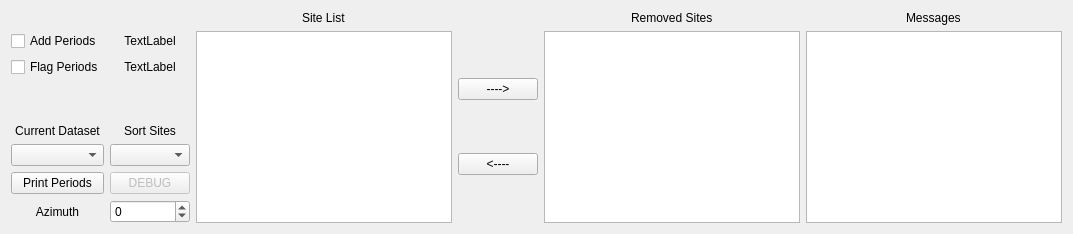
       <widget class="QWidget" name="Data">
        <attribute name="title">
         <string>Data Selection</string>
        </attribute>
        <layout class="QGridLayout" name="gridLayout_14">
         <item row="1" column="0">
          <layout class="QGridLayout" name="gridLayout_10">
           <item row="3" column="3">
            <widget class="QListWidget" name="siteList">
             <property name="sizePolicy">
              <sizepolicy hsizetype="Expanding" vsizetype="MinimumExpanding">
               <horstretch>0</horstretch>
               <verstretch>0</verstretch>
              </sizepolicy>
             </property>
             <property name="statusTip">
              <string extracomment="List of sites in current dataset"/>
             </property>
             <property name="selectionMode">
              <enum>QAbstractItemView::ExtendedSelection</enum>
             </property>
            </widget>
           </item>
           <item row="3" column="5">
            <widget class="QListWidget" name="rmSitesList">
             <property name="sizePolicy">
              <sizepolicy hsizetype="Expanding" vsizetype="MinimumExpanding">
               <horstretch>0</horstretch>
               <verstretch>0</verstretch>
              </sizepolicy>
             </property>
             <property name="toolTip">
              <string comment="a" extracomment="aa"/>
             </property>
             <property name="statusTip">
              <string comment="b" extracomment="bb"/>
             </property>
             <property name="whatsThis">
              <string comment="c" extracomment="cc"/>
             </property>
             <property name="selectionMode">
              <enum>QAbstractItemView::ExtendedSelection</enum>
             </property>
            </widget>
           </item>
           <item row="0" column="7" alignment="Qt::AlignHCenter">
            <widget class="QLabel" name="label_6">
             <property name="text">
              <string>Messages</string>
             </property>
            </widget>
           </item>
           <item row="0" column="5" alignment="Qt::AlignHCenter">
            <widget class="QLabel" name="label_4">
             <property name="text">
              <string>Removed Sites</string>
             </property>
            </widget>
           </item>
           <item row="3" column="7">
            <widget class="QTextEdit" name="debugInfo">
             <property name="enabled">
              <bool>true</bool>
             </property>
             <property name="sizePolicy">
              <sizepolicy hsizetype="Expanding" vsizetype="MinimumExpanding">
               <horstretch>0</horstretch>
               <verstretch>0</verstretch>
              </sizepolicy>
             </property>
             <property name="readOnly">
              <bool>true</bool>
             </property>
             <property name="acceptRichText">
              <bool>false</bool>
             </property>
            </widget>
           </item>
           <item row="3" column="4">
            <layout class="QGridLayout" name="gridLayout_11">
             <item row="1" column="0">
              <widget class="QPushButton" name="removeSites">
               <property name="toolTip">
                <string>Remove highlighted stations (from box on the left)</string>
               </property>
               <property name="text">
                <string>----&gt;</string>
               </property>
              </widget>
             </item>
             <item row="2" column="0">
              <widget class="QPushButton" name="addSites">
               <property name="toolTip">
                <string>Add highlighted stations (from the box on the right)</string>
               </property>
               <property name="text">
                <string>&lt;----</string>
               </property>
              </widget>
             </item>
            </layout>
           </item>
           <item row="0" column="3" alignment="Qt::AlignHCenter">
            <widget class="QLabel" name="label_3">
             <property name="text">
              <string>Site List</string>
             </property>
            </widget>
           </item>
           <item row="3" column="0">
            <layout class="QGridLayout" name="gridLayout_17">
             <item row="0" column="1">
              <widget class="QLabel" name="label_NP_2">
               <property name="text">
                <string>TextLabel</string>
               </property>
               <property name="alignment">
                <set>Qt::AlignCenter</set>
               </property>
              </widget>
             </item>
             <item row="0" column="0">
              <widget class="QCheckBox" name="selectPoints">
               <property name="toolTip">
                <string>Activate period selection. When activated, left click on points to add a period, right click to remove.</string>
               </property>
               <property name="text">
                <string>Add Periods</string>
               </property>
              </widget>
             </item>
             <item row="5" column="1">
              <widget class="QComboBox" name="sortSites">
               <property name="toolTip">
                <string>Sort the list of stations according to location</string>
               </property>
              </widget>
             </item>
             <item row="3" column="1">
              <widget class="QLabel" name="label">
               <property name="text">
                <string>Sort Sites</string>
               </property>
               <property name="alignment">
                <set>Qt::AlignCenter</set>
               </property>
              </widget>
             </item>
             <item row="3" column="0">
              <widget class="QLabel" name="label_8">
               <property name="text">
                <string>Current Dataset</string>
               </property>
               <property name="alignment">
                <set>Qt::AlignCenter</set>
               </property>
              </widget>
             </item>
             <item row="7" column="1">
              <layout class="QVBoxLayout" name="verticalLayout_4">
               <item>
                <widget class="QPushButton" name="DEBUG_BUTTON">
                 <property name="enabled">
                  <bool>false</bool>
                 </property>
                 <property name="text">
                  <string>DEBUG</string>
                 </property>
                </widget>
               </item>
               <item>
                <widget class="QSpinBox" name="azimuthEdit">
                 <property name="toolTip">
                  <string>Rotate data / station locations. Rotates according to 3D rules - i.e., Z/K data are rotated in the opposite direction to station locations. Always sanity check the results of this.</string>
                 </property>
                 <property name="wrapping">
                  <bool>true</bool>
                 </property>
                 <property name="maximum">
                  <number>359</number>
                 </property>
                </widget>
               </item>
              </layout>
             </item>
             <item row="7" column="0">
              <layout class="QVBoxLayout" name="verticalLayout_3">
               <item>
                <widget class="QPushButton" name="printPeriods">
                 <property name="toolTip">
                  <string>Print some diagnostic info about the data periods (will be printed in the box on the right of this tab)</string>
                 </property>
                 <property name="text">
                  <string>Print Periods</string>
                 </property>
                </widget>
               </item>
               <item>
                <widget class="QLabel" name="label_2">
                 <property name="text">
                  <string>Azimuth</string>
                 </property>
                 <property name="alignment">
                  <set>Qt::AlignCenter</set>
                 </property>
                </widget>
               </item>
              </layout>
             </item>
             <item row="5" column="0">
              <widget class="QComboBox" name="currentDataset">
               <property name="toolTip">
                <string>Change the current data set. Note that some options are disabled when viewing multiple data sets.</string>
               </property>
              </widget>
             </item>
             <item row="1" column="0">
              <widget class="QCheckBox" name="selectFlagged">
               <property name="toolTip">
                <string extracomment="Select points on plotted data to flag (remove) it from the written data file. Removes all related components to the selected points (i.e., all impedance components if Z, Rhoa, or phase is plotted, or all tipper components if tipper is selected)">When selected, flag data by clicking on data within a given plot. Data selected for flagging in this manner is site and component specific - only data from the given site will be flagged, and only components relevant to the plotted values will be flagged (only Z or K will be flagged depending on what is being plotted)</string>
               </property>
               <property name="text">
                <string>Flag Periods</string>
               </property>
              </widget>
             </item>
             <item row="1" column="1">
              <widget class="QLabel" name="label_NS_2">
               <property name="text">
                <string>TextLabel</string>
               </property>
               <property name="alignment">
                <set>Qt::AlignCenter</set>
               </property>
              </widget>
             </item>
             <item row="2" column="0">
              <spacer name="verticalSpacer">
               <property name="orientation">
                <enum>Qt::Vertical</enum>
               </property>
               <property name="sizeHint" stdset="0">
                <size>
                 <width>20</width>
                 <height>5</height>
                </size>
               </property>
              </spacer>
             </item>
             <item row="2" column="1">
              <spacer name="verticalSpacer_2">
               <property name="orientation">
                <enum>Qt::Vertical</enum>
               </property>
               <property name="sizeHint" stdset="0">
                <size>
                 <width>20</width>
                 <height>5</height>
                </size>
               </property>
              </spacer>
             </item>
            </layout>
           </item>
          </layout>
         </item>
        </layout>
       </widget>
